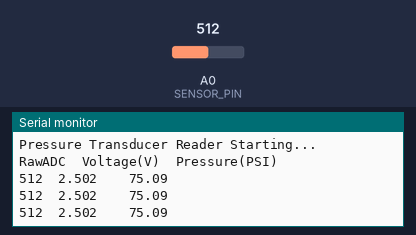
This sketch was run on a simulated Arduino Uno, built with avr-gcc and run on an emulated ATmega328P. Shown: the last lines printed to the serial monitor. Inputs (shaded band) come from the test bench; at power-on: A0 (SENSOR_PIN) = 512.

Above: at 1.8 s.
1.9 s: A0 (SENSOR_PIN) set to 716
At 2.31 s:
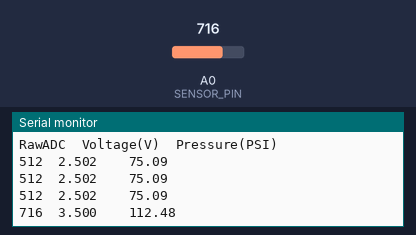
3.4 s: A0 (SENSOR_PIN) set to 900
At 3.9 s:
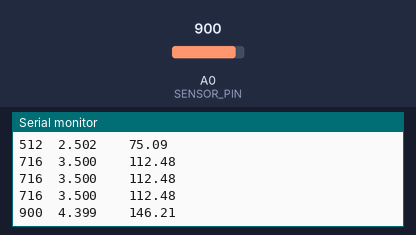
Timing chart, 0 to 6.4 s (numbered marks = the images above; inputs shaded):
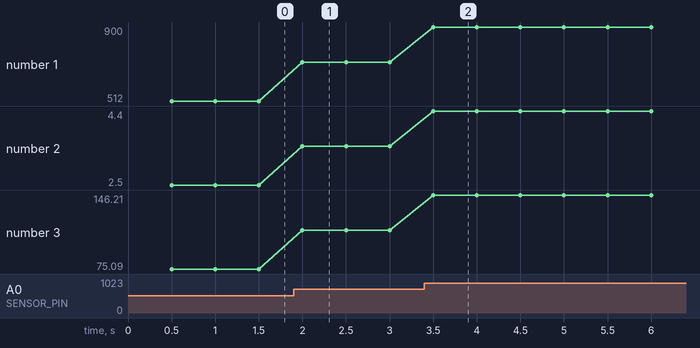

The sketch:

AtmosPhEAR_v2.ino
```cpp
// AtmosphEAR version 2
// Function: This code reads the pressure value of a pressue transducer over time.
// Last modified: 09/21/2026

// ---------- CONFIGURATION ----------
const int SENSOR_PIN = A0;
const float ADC_REF_VOLTAGE = 5.0;
const int   ADC_RESOLUTION  = 1023;

const float VOLT_MIN = 0.5;
const float VOLT_MAX = 4.5;

const float PRESSURE_MIN = 0.0;        // PSI
const float PRESSURE_MAX = 150.0;      // sensor's rated maximum

const unsigned long SAMPLE_INTERVAL_MS = 500;

unsigned long lastSampleTime = 0;

//setup
void setup() {
  Serial.begin(9600);
  Serial.println("Pressure Transducer Reader Starting...");
  Serial.println("RawADC\tVoltage(V)\tPressure(PSI)");
}

//helper function

// Convert raw ADC count to voltage
float adcToVoltage(int adcValue) {
  return (adcValue * ADC_REF_VOLTAGE) / ADC_RESOLUTION;
}

// Convert voltage to pressure using linear transducer scaling
float voltageToPressure(float voltage) {
  // Clamp voltage to expected range to avoid nonsense readings from noise
  if (voltage < VOLT_MIN) voltage = VOLT_MIN;
  if (voltage > VOLT_MAX) voltage = VOLT_MAX;

  float pressure = (voltage - VOLT_MIN) * (PRESSURE_MAX - PRESSURE_MIN)
                    / (VOLT_MAX - VOLT_MIN) + PRESSURE_MIN;
  return pressure;
}

//main loop
void loop() {
  unsigned long now = millis();

  if (now - lastSampleTime >= SAMPLE_INTERVAL_MS) {
    lastSampleTime = now;

    int raw = analogRead(SENSOR_PIN);
    float voltage = adcToVoltage(raw);
    float pressure = voltageToPressure(voltage);

    Serial.print(raw);
    Serial.print("\t");
    Serial.print(voltage, 3);
    Serial.print("\t\t");
    Serial.println(pressure, 2);
  }
}
```

Measured:
- after the input at 1.9 s, the serial monitor: prints a new line after 0.10 s (image 1)
- after the input at 3.4 s, the serial monitor: prints a new line after 0.10 s (image 2)
- plotted number 1: 512 → 716 after the input at 1.9 s, 716 → 900 after the input at 3.4 s
- plotted number 2: 2.5 → 3.5 after the input at 1.9 s, 3.5 → 4.4 after the input at 3.4 s
- plotted number 3: 75.09 → 112.48 after the input at 1.9 s, 112.48 → 146.21 after the input at 3.4 s
